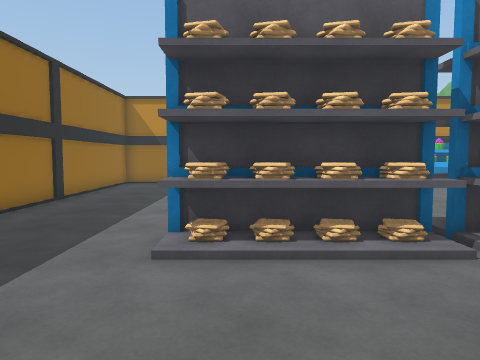
view 1 (above)

19 first-person views from a walk through a 3-D level made in the Unity game engine. The camera is 1.4 m above the floor, tilts 4° down and sees 70° across. The floor is counted in squares, 1 m on a side. Each view is taken from the middle of a square. On the plan, view 1 faces up. The plan holds only what a view shows up to about 15 squares ahead; the rest is blank. The place goes on beyond the plan. Door leaves are left out, so doorways stand open.

view 2
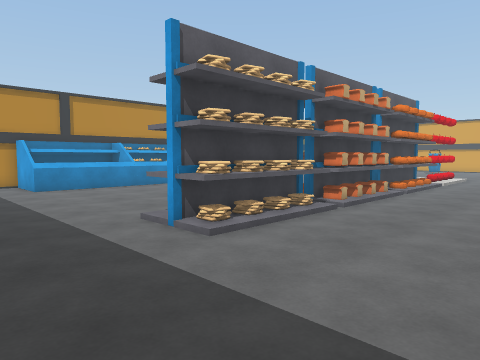

view 3
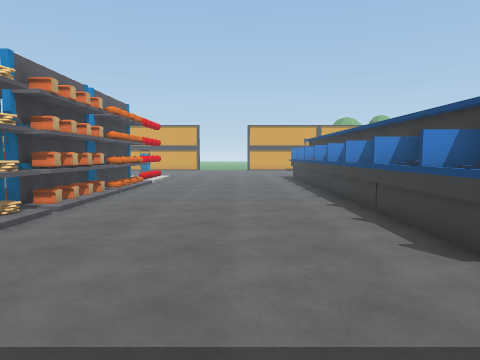

view 4
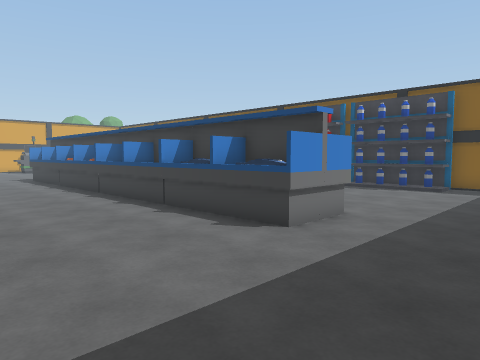

view 5
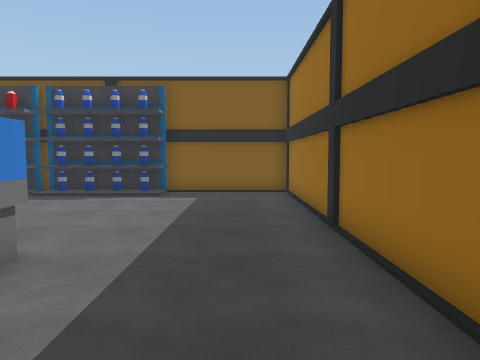

view 6
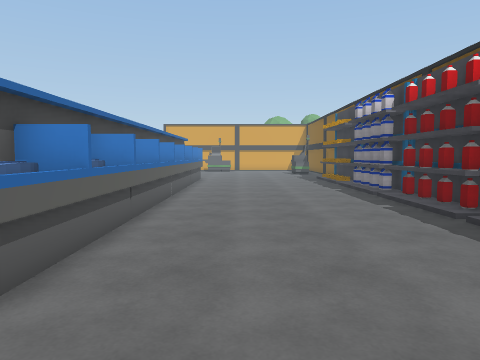

view 7
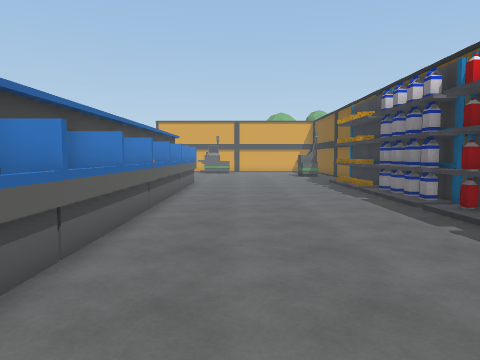

view 8
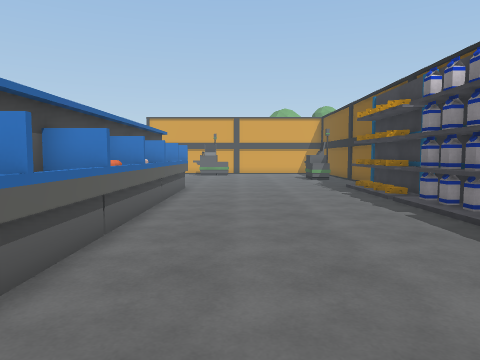

view 9
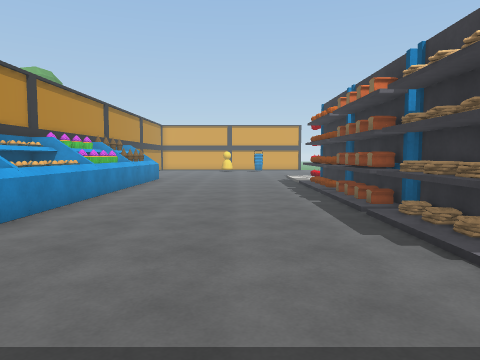

view 10
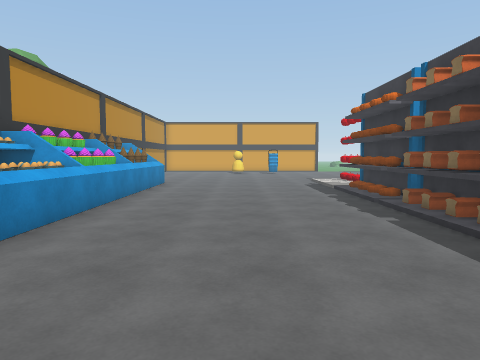

view 11
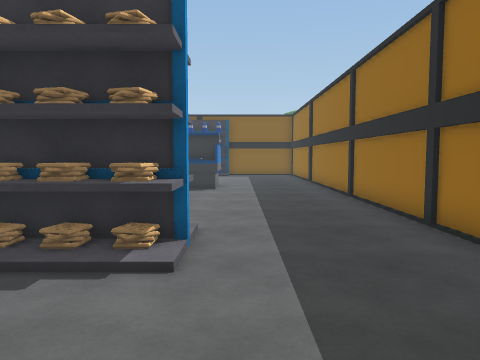

view 12
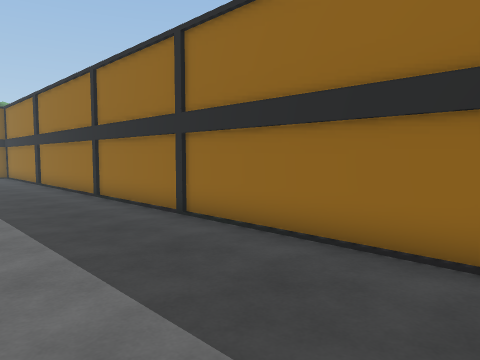

view 13
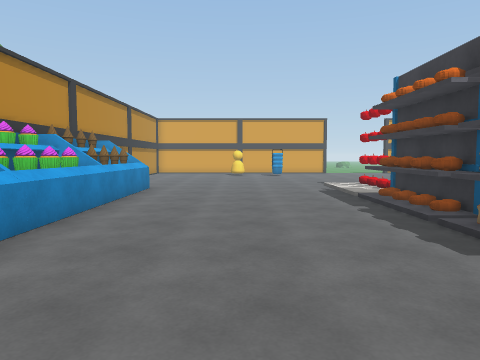

view 14
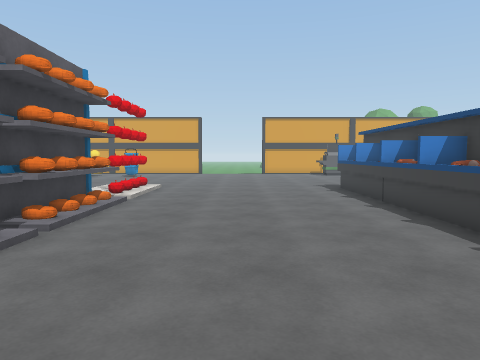

view 15
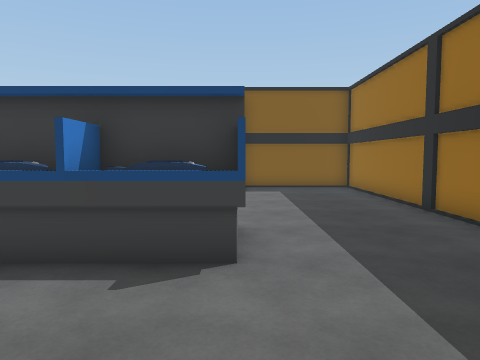

view 16
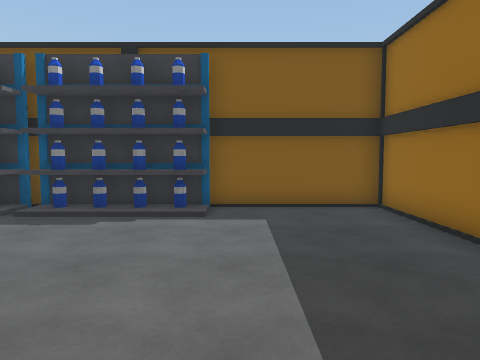

view 17
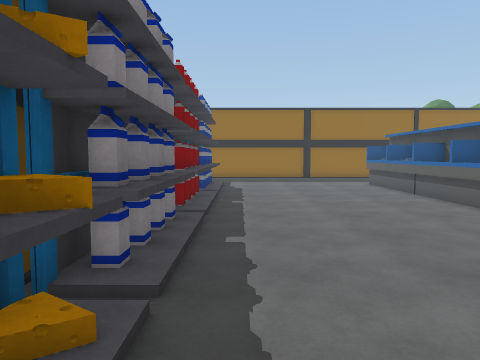

view 18
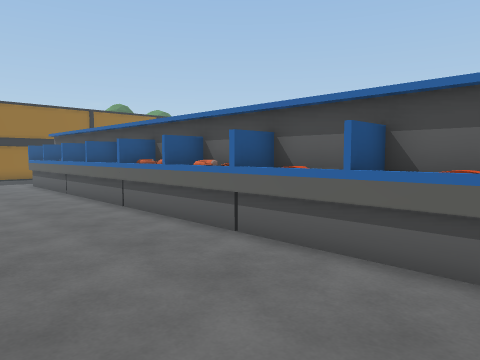

view 19
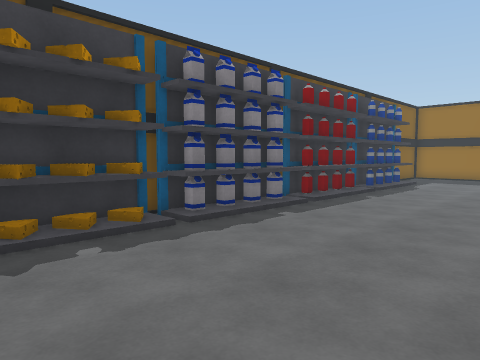

### Floor plan
Points are (right, up) in squares from view 1. A wall is a line through its corners. A room is listed if a view was taken in it or the views show most of it. See-through windows are left out.
Room 1 (views 1, 2, 3, 4, 5, 6, 7, 8, 9, 10, 11, 12, 13, 14, 15, 16, 17, 18, 19)
walls: (3.4, -14.5) (3.9, -14.5); (12, -14.5) (12.7, -14.5); (-5.9, 15) (-5.9, -14.5) (-1, -14.5)
low walls: (-1.2, -13) (3.2, -13)
objects: bottle (-1, -14) to (0, -14); other object (-1, -6) to (4, -3); shelf (-1, 5) to (3, 7); shelf (-1, 15) to (3, 15); shelf (4, -14) to (8, -13); other object (4, -6) to (8, -3); other object (4, 5) to (7, 7); other object (4, 15) to (6, 15); shelf (7, 15) to (11, 15); shelf (8, 5) to (13, 7); shelf (9, -14) to (13, -13); other object (9, -6) to (13, -3); other object (13, -6) to (17, -3); shelf (13, 15) to (16, 15); other object (14, -14) to (17, -13); other object (14, 5) to (17, 5)

Where each view was taken, in squares from view 1:
view 1: 0 up, 0 right, facing up
view 2: 0 up, 5 left, facing up-right
view 3: 0 up, 5 left, facing right
view 4: 2 up, 5 left, facing down-right
view 5: 1 down, 4 left, facing down
view 6: 8 down, 4 left, facing right
view 7: 8 down, 1 left, facing right
view 8: 8 down, 2 right, facing right
view 9: 10 up, 5 left, facing right
view 10: 11 up, 2 left, facing right
view 11: 11 up, 2 left, facing down
view 12: 11 up, 1 left, facing down-left
view 13: 11 up, 1 right, facing right
view 14: 1 up, 2 right, facing right
view 15: 1 up, 1 left, facing down
view 16: 5 down, 2 left, facing down
view 17: 12 down, 16 right, facing left
view 18: 10 down, 17 right, facing up-left
view 19: 7 down, 17 right, facing down-left
